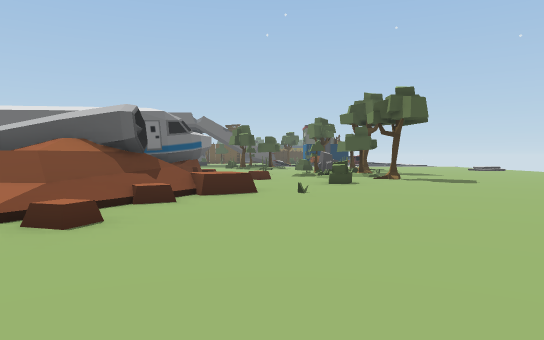
[1] (above)

24 first-person views from a walk through a 3-D level made in the Unity game engine. The camera is 1.4 m above the floor, tilts 2° down and sees 70° across. The floor is counted in squares, 2.4 m on a side. Each view is taken from the middle of a square. On the plan, view 1 faces up. The plan holds only what a view shows up to about 10 squares ahead; the rest is blank. The place goes on beyond the plan. The player character is not drawn. Some animated figures are left out.

[2]
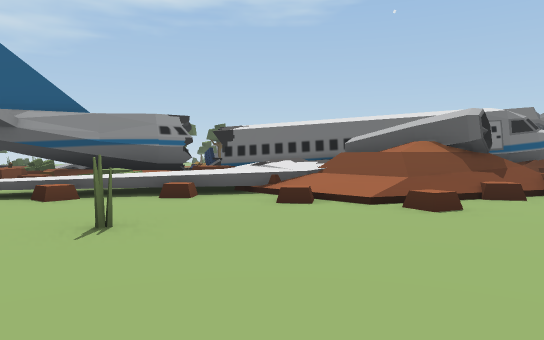

[3]
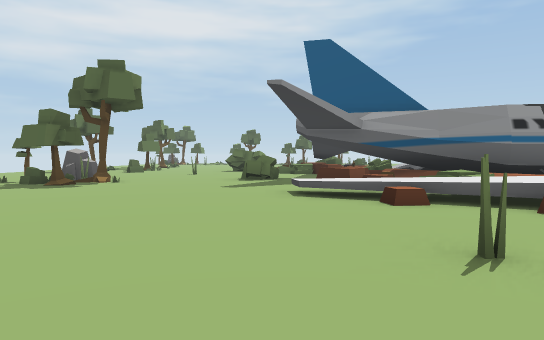

[4]
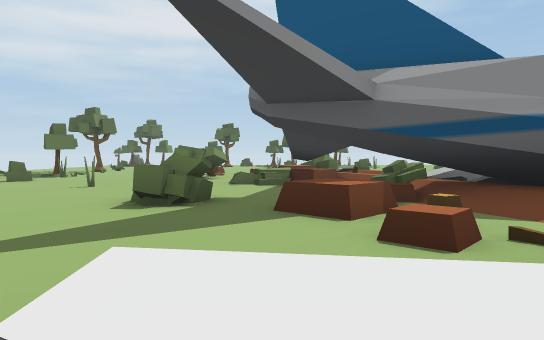

[5]
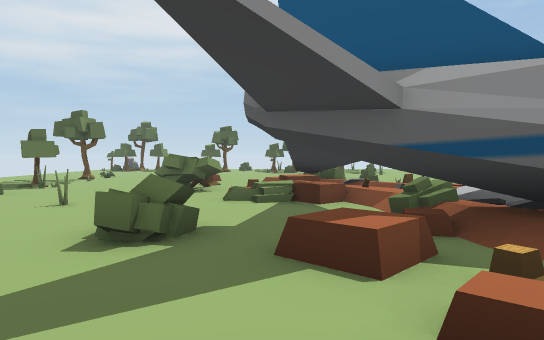

[6]
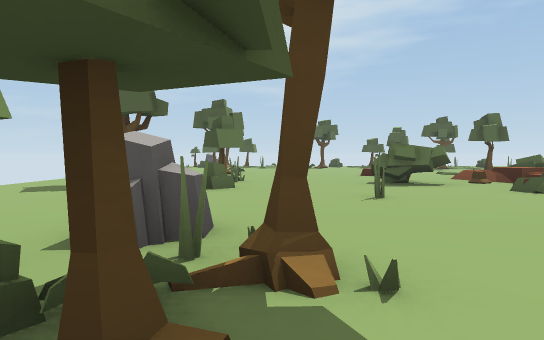

[7]
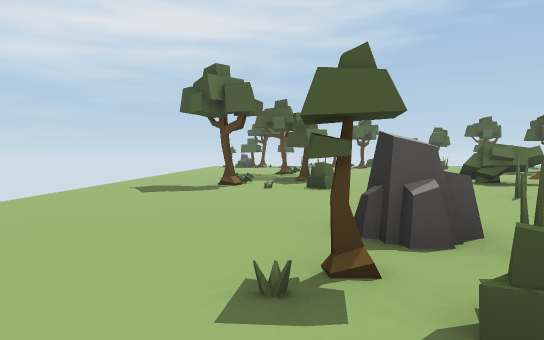

[8]
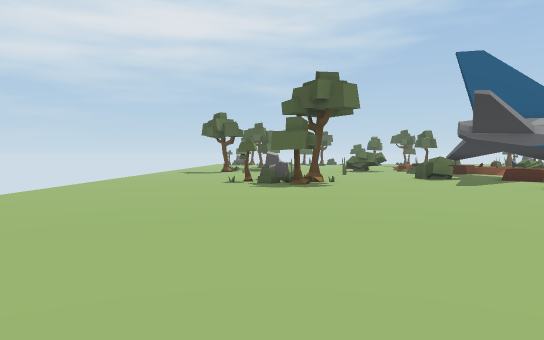

[9]
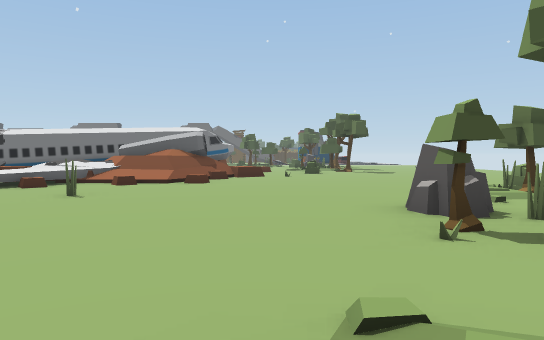

[10]
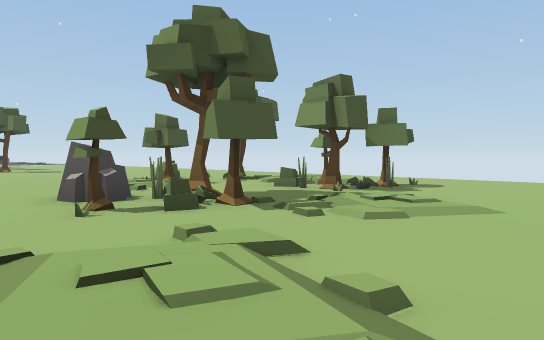

[11]
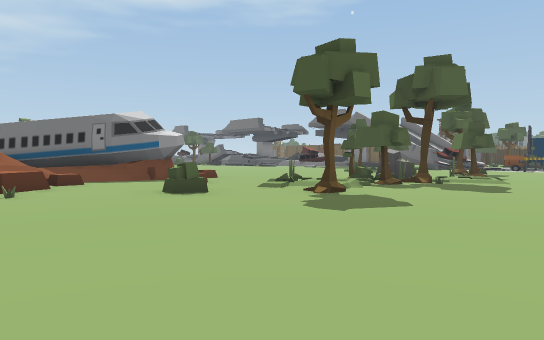

[12]
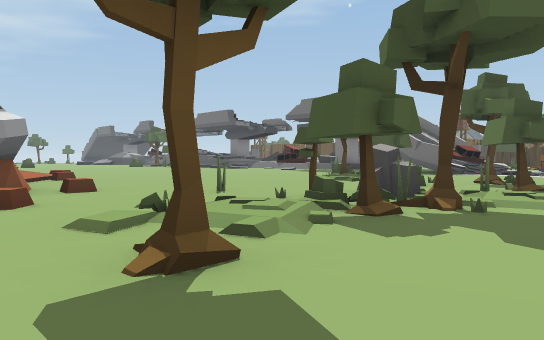

[13]
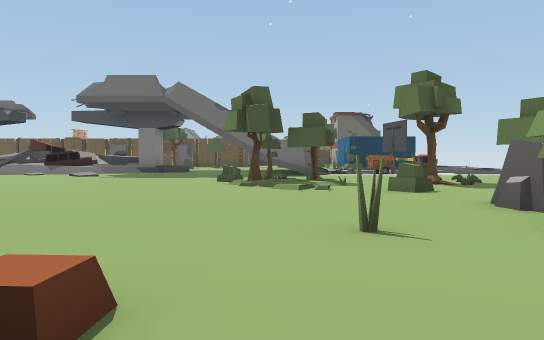

[14]
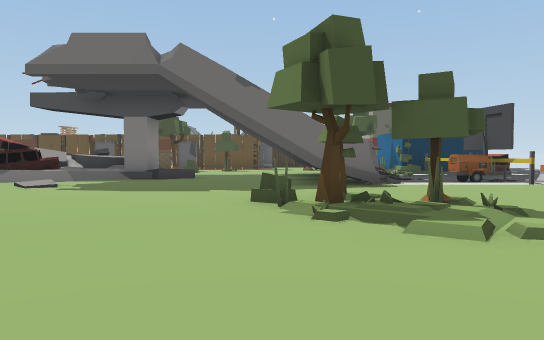

[15]
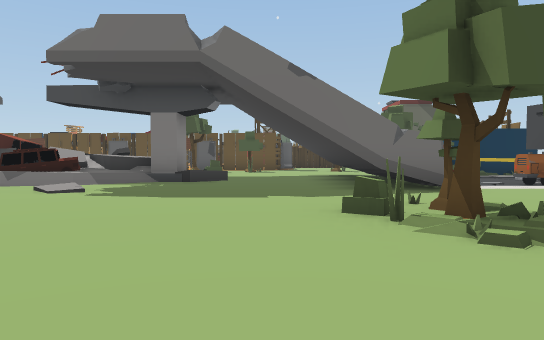

[16]
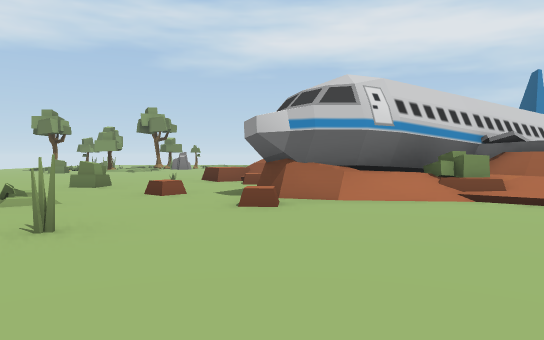

[17]
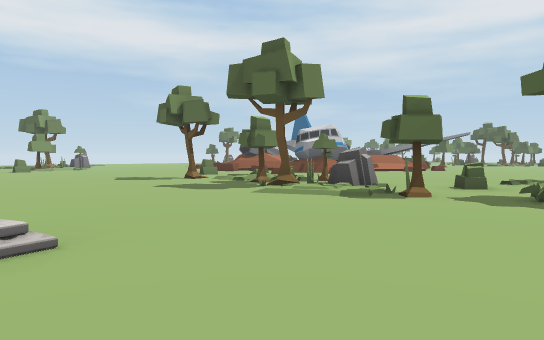

[18]
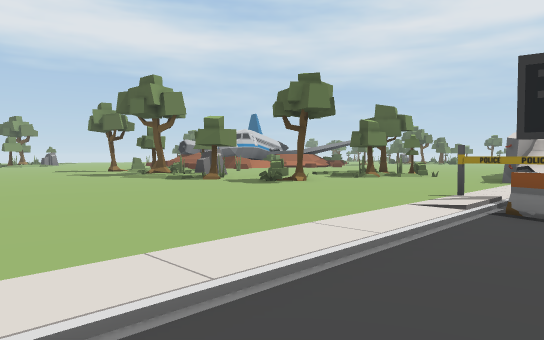

[19]
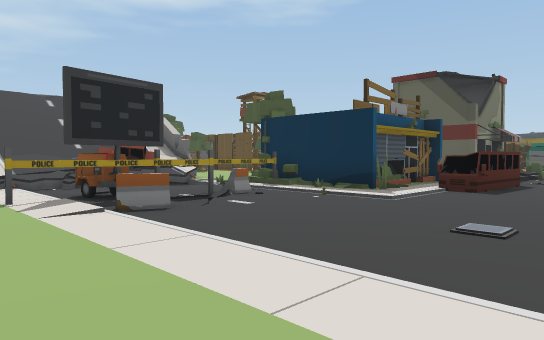

[20]
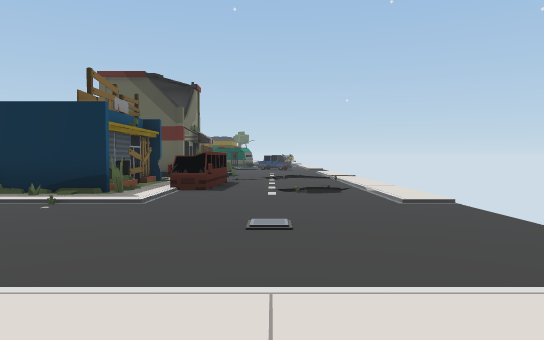

[21]
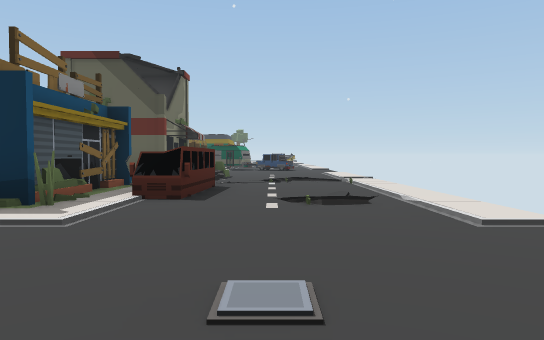

[22]
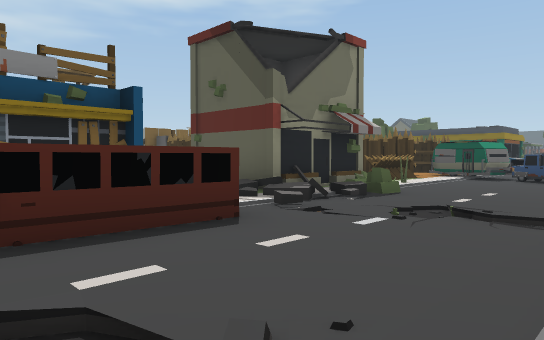

[23]
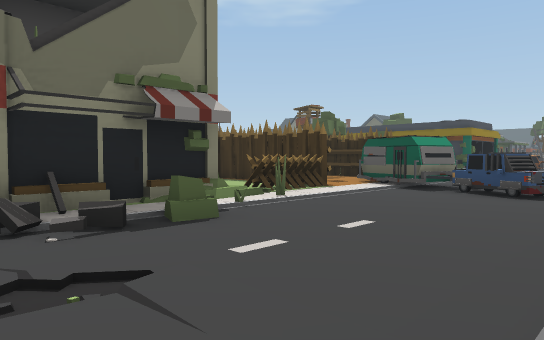

[24]
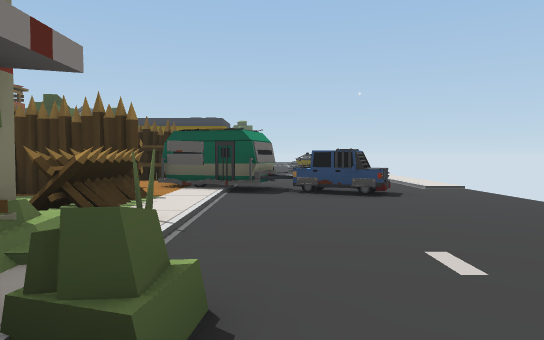

### Floor plan
Key: @ floor where view 1 was taken; # wall or solid block; . main floor; : floor 0.25 m higher than the main floor; + floor 0.5 m higher than the main floor; * floor 0.75 m higher than the main floor; % floor 1.5 m higher than the main floor; / step, stairs or slope; = window, fence, low wall or low ledge; ^ raised ledge; T tree; P plant; H thing the floor can be seen under or through; C car; S sign; O other object.
Columns run from 18 left of view 1 to 10 right of it. Each row starts with its distance up from view 1.
 39                        ..CCC.
 38                     ###O.....
 37                       .O.....
 36                        ##...
 35                        #/....
 34                        #/....
 33                      ###=.///
 32                        //////
 31                         .....
 30                        #O ...
 29                        #O ...
 28                        #.....
 27                    .####.....
 26                  CC=/#./.....
 25         ^==  #...CC /.#......
 24           CC##=..%=//S/......
 23           C#..... =/.S=......
 22           .......##.........
 21            .................
 20            ................
 19            .....HHH.........
 18            ......HH..=......
 17             .......#........
 16              ........#=..../
 15              .......##:....
 14               ......##/....
 13              .....P/#/.....
 12             /....../#/.....
 11             /==##../P......
 10              ####....T....
  9             #####.........
  8           #######..P......
  7           ####  #=........
  6           ###/^^#=O.......
  5          ##=///=/.........
  4         ## /*////.....
  3   O+ =##### *////.....
  2 TT+==####== *=........ ##
  1 TT#=##.#^=.+=........//=#
  0 /====...^..+...P..@.. / #/
 -1 ..T....T.............//..:
 -2  TT....T............##..##/.
 -3 .T..................##..##...
 -4 .....P...............///.....
 -5 ........##........///.//.....
 -6  #.=...##=........//.......
 -7  /................./..
 -8  /#..............
 -9 ...............
-10 ....... ......

Positions as (right, up) in squares from view 1, and headings:
1: (0, 0), facing up
2: (0, -1), facing up-left
3: (-1, -1), facing left
4: (-6, 0), facing left
5: (-7, 0), facing left
6: (-8, -5), facing left
7: (-8, -7), facing left
8: (0, -6), facing left
9: (0, -6), facing up
10: (0, -7), facing up-right
11: (7, 5), facing up-left
12: (5, 9), facing up-left
13: (-1, 10), facing up
14: (-2, 14), facing up
15: (-3, 15), facing up
16: (-2, 16), facing down
17: (9, 19), facing down-left
18: (9, 24), facing down-left
19: (9, 21), facing up-left
20: (8, 21), facing up
21: (8, 23), facing up
22: (10, 28), facing up-left
23: (10, 32), facing up-left
24: (7, 33), facing up
